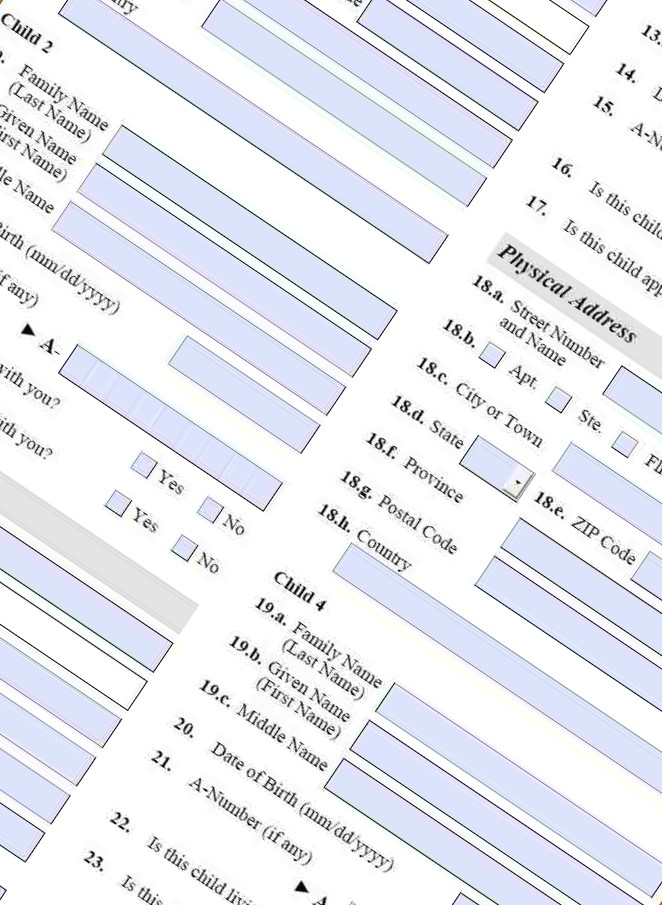
#> input picture images/input/form-sample.jpg, 662 x 905 px
$ python ImageRotater.py   (older library calls are emulated)
#> lines starting #> are read from the running program, lines starting #| are printed output that depends on the picture; after the words box and inside, x2 and y2 are one past the last pixel; in counts of white or black regions, pixels touching at a corner belong together; long printed decimals are rounded
import statistics
import numpy as np
import glob
import cv2

def RotateImage(image_process):
    ret, contours, hierarchy = cv2.findContours(image_process, 1, 2)
    height = np.size(image_process, 0)
    width = np.size(image_process, 1)
    angles = []
    for cnt in contours:

        if cv2.contourArea(cnt) > 1000:
            rect = cv2.minAreaRect(cnt)

            angle = rect[2]
            if angle < -45:
                angle += 90

            angles.append(angle)

    finalangle = statistics.median(angles)
    print(" Image's angle:", finalangle)
    # return finalangle

    if finalangle != 0.0 or finalangle != -0.0:

        center = (width / 2, height / 2)
        # Size of the upright rectangle bounding the rotated rectangle
        size = (width, height)

        M = cv2.getRotationMatrix2D((size[0] / 2, size[1] / 2), finalangle, 1.0)
        # Cropped upright rectangle
        cropped = cv2.getRectSubPix(image, size, center)
        cropped = cv2.warpAffine(cropped, M, size)
        croppedW = height if height > width else width
        croppedH = height if height < width else width

        cv2.getRectSubPix(cropped, (int(croppedW), int(croppedH)), (size[0] / 2, size[1] / 2))
        # return cropped, True
        return cropped, True
    else:
        print("no need to rotate")
        return None, False

def DetectEdge(image_process):
    v = np.median(image_process)
    # apply automatic Canny edge detection using the computed median
    lower = int(max(0, (1.0 - 0.33) * v))
    upper = int(min(255, (1.0 + 0.33) * v))

    print(" lower =", str(lower), ",upper = ", str(upper))

    image_process = cv2.Canny(image_process, lower, upper)

    tupelem = (6, 6)
    print(" Dilate structure:", tupelem)
    element = cv2.getStructuringElement(cv2.MORPH_RECT, tupelem)
    image_process = cv2.dilate(image_process, element)
    return image_process

if __name__=='__main__':
    imname = "form-sample.JPG"

    for imagePath in glob.glob("images/input/"+imname):
        image = cv2.imread(imagePath)
#> image is the input picture: shape (905, 662, 3); mean B, G, R 242, 235.4, 233.3
        print("Load image",imagePath)
        image_process = cv2.cvtColor(image, cv2.COLOR_BGR2GRAY)
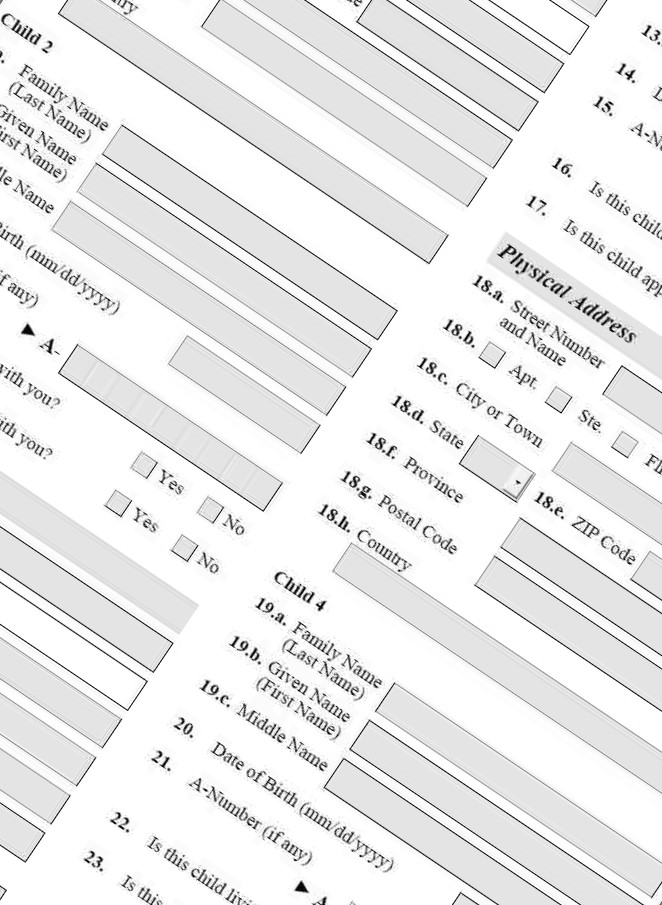
#> image_process: shape (905, 662); min 0, max 255, mean 235.5
        image_process = DetectEdge(image_process)
#> in DetectEdge, `v = np.median(image_process)`: v = 251
#> in DetectEdge, `lower = int(max(0, (1.0 - 0.33) * v))`: lower = 168
#> in DetectEdge, `upper = int(min(255, (1.0 + 0.33) * v))`: upper = 255
#|  lower = 168 ,upper =  255
#> in DetectEdge, `image_process = cv2.Canny(image_process, lower, upper)`:
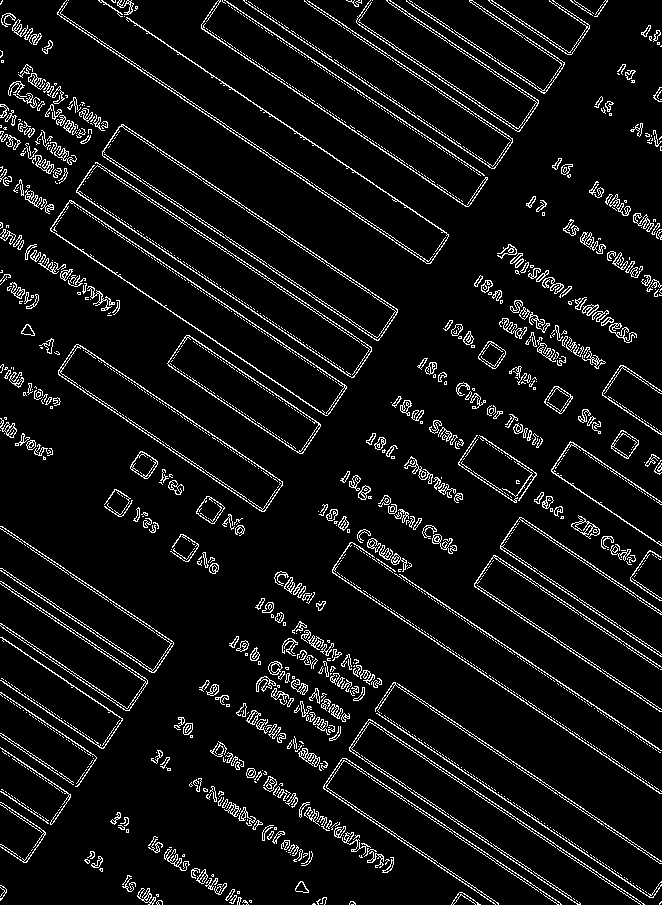
#> image_process: shape (905, 662); 6.8% white in thin lines or dots
#> in DetectEdge, `image_process = cv2.dilate(image_process, element)`:
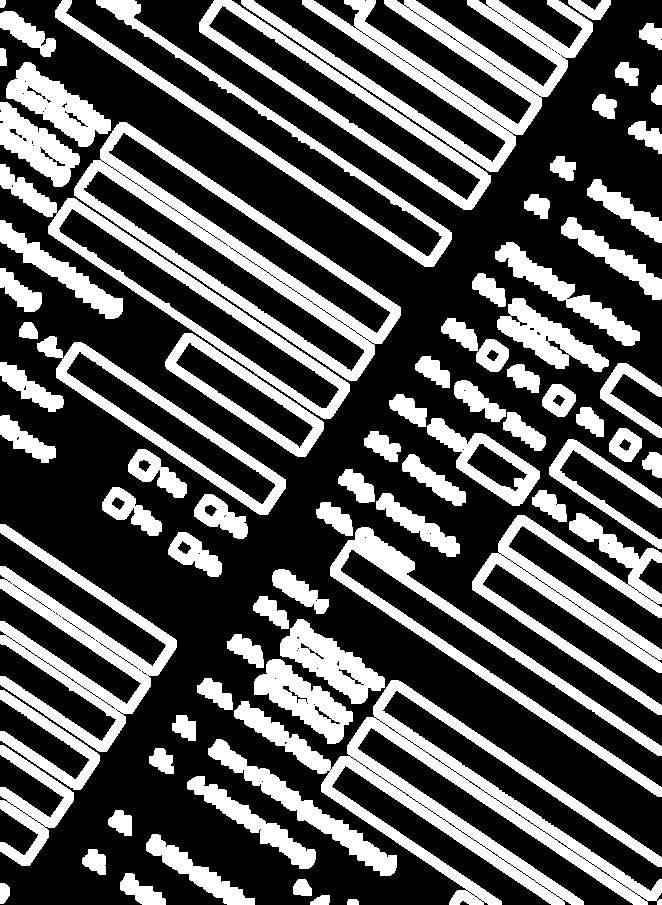
#> image_process: shape (905, 662); 32.9% white; 77 white regions

        cropped , boo= RotateImage(image_process)
#> in RotateImage, `ret, contours, hierarchy = cv2.findContours(image_process, 1, 2)`: contours = 1215 contours, 1107 with area under 20; largest, box (x1, y1, x2, y2) and area: (74, 122, 401, 381) 30336, (234, 680, 662, 905) 20288, (0, 164, 350, 419) 15784, (241, 0, 593, 172) 14870, (199, 0, 491, 210) 14214
#> in RotateImage, `height = np.size(image_process, 0)`: height = 905
#> in RotateImage, `width = np.size(image_process, 1)`: width = 662
#> the loop in RotateImage, `for cnt in contours: ` made 1215 passes
#> (rect, angle) on passes 142, 278, 327, 335, 385, 397, 441, 552, 664, 686, 687, 688: (((199.7, 873.7), (21.89, 124), -56.07), 33.93), (((251, 821.5), (25.97, 150.3), -56.73), 33.27), (((14.02, 806.1), (90.1, 91.56), -56.02), 33.98), (((302.6, 807.7), (25.6, 223.5), -56.1), 33.9), (((39.77, 740.3), (44.1, 122), -56.31), 33.69), (((447.1, 807.5), (157.9, 462.5), -55.99), 34.01), (((303.8, 700.5), (44.7, 105.1), -56.13), 33.87), (((332.2, 664.2), (43.21, 111.4), -55.94), 34.06), (((299.6, 590.6), (20.86, 64.94), -55.49), 34.51), (((196.8, 556.2), (28.84, 58.24), -56.31), 33.69), (((509.6, 660.3), (61.93, 403.1), -55.71), 34.29), (((52.75, 638.2), (136.1, 215.1), -56), 34)
#> rect on pass 983: ((32.51, 143.4), (41.18, 102.1), -52.37)
#> after the loop in RotateImage, `for cnt in contours:`: angles = 46 values, max 37.63 at index 39, min 33.27 at index 1, mean 34.16
#> in RotateImage, `finalangle = statistics.median(angles)`: finalangle = 34
#|  Image's angle: 34.003
#> in RotateImage, `center = (width / 2, height / 2)`: center = (331, 452.5)
#> in RotateImage, `size = (width, height)`: size = (662, 905)
#> in RotateImage, `M = cv2.getRotationMatrix2D((size[0] / 2, size[1] / 2), finalangle, 1.0)`: M = [[0.829, 0.559, -196.5], [-0.559, 0.829, 262.5]]
#> in RotateImage, `cropped = cv2.getRectSubPix(image, size, center)`:
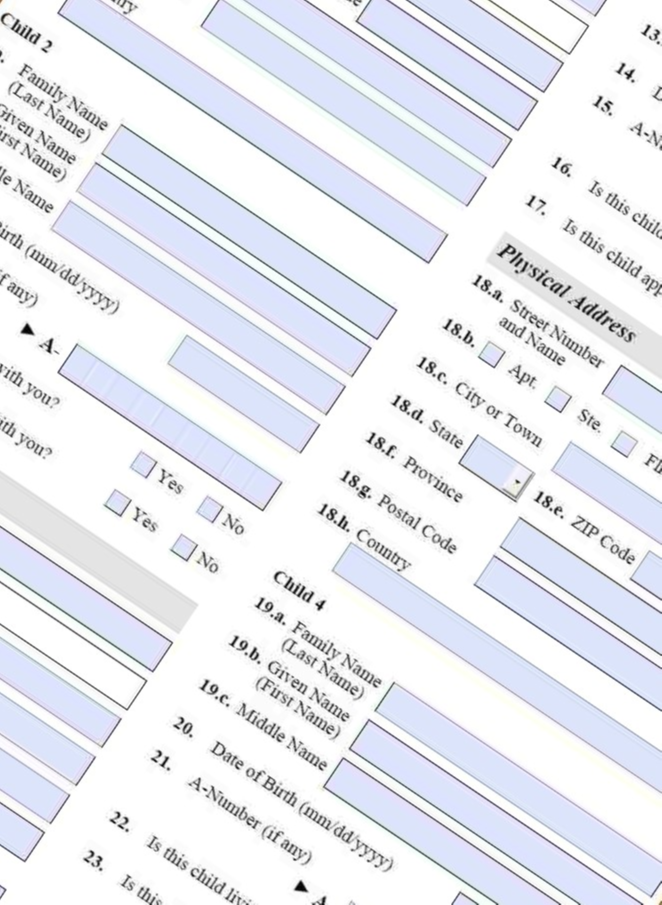
#> cropped: shape (905, 662, 3); mean B, G, R 242.1, 235.5, 233.4
#> in RotateImage, `cropped = cv2.warpAffine(cropped, M, size)`:
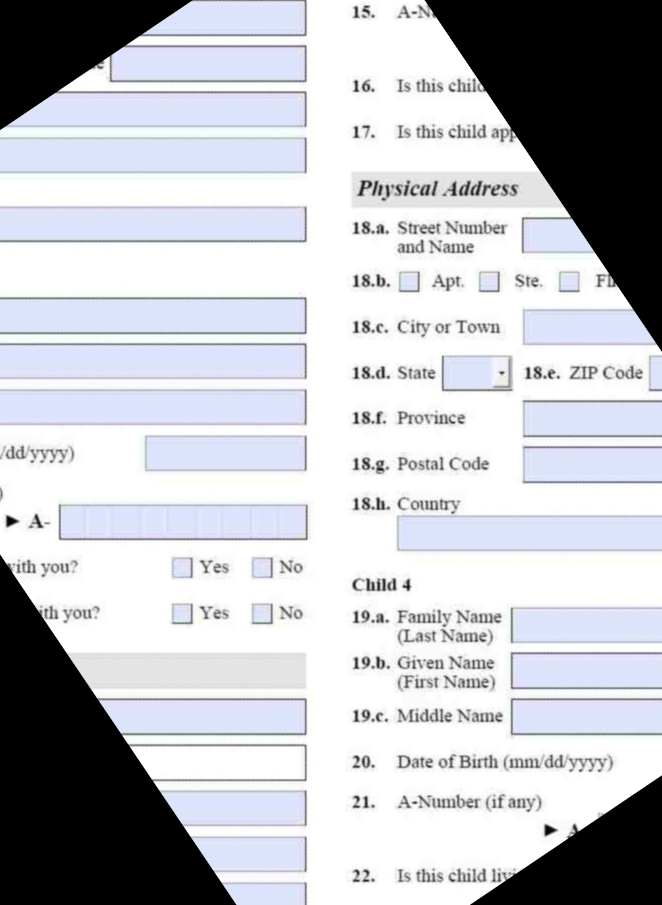
#> cropped: shape (905, 662, 3); mean B, G, R 198.4, 193, 191.3
#> in RotateImage, `croppedW = height if height > width else width`: croppedW = 905
#> in RotateImage, `croppedH = height if height < width else width`: croppedH = 662
#> boo = True
        if boo == True:
            cv2.imwrite("images/output/rotated_"+str(imname),cropped)
